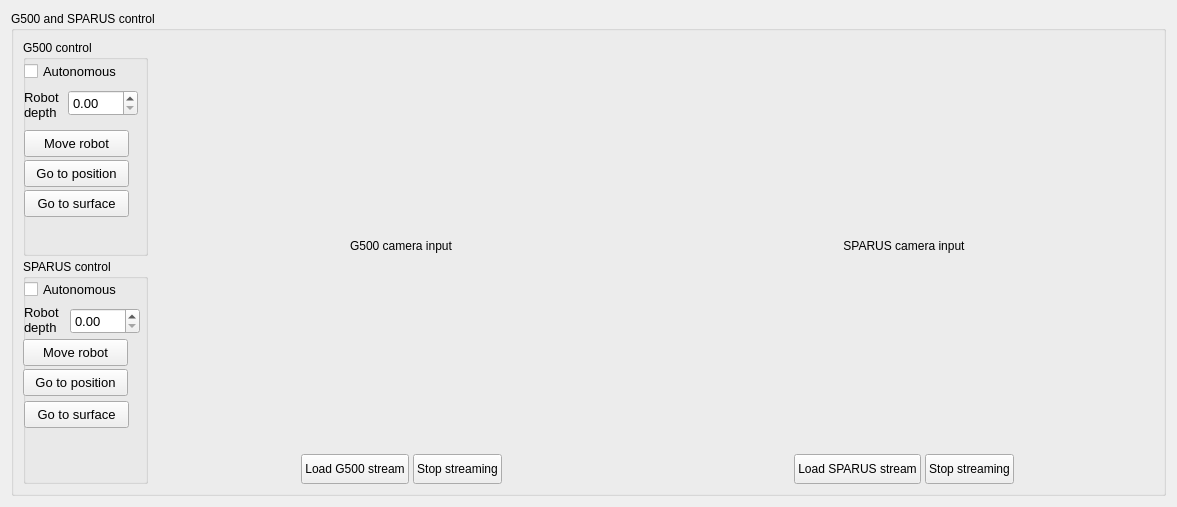
        <widget class="QWidget" name="mainTabs_vehicle">
         <attribute name="title">
          <string>Vehicle control</string>
         </attribute>
         <layout class="QVBoxLayout" name="verticalLayout_2">
          <item>
           <widget class="QGroupBox" name="groupBox_12">
            <property name="sizePolicy">
             <sizepolicy hsizetype="MinimumExpanding" vsizetype="Preferred">
              <horstretch>0</horstretch>
              <verstretch>0</verstretch>
             </sizepolicy>
            </property>
            <property name="title">
             <string>G500 and SPARUS control</string>
            </property>
            <layout class="QGridLayout" name="gridLayout_3">
             <item row="0" column="0">
              <layout class="QVBoxLayout" name="verticalLayout">
               <property name="spacing">
                <number>3</number>
               </property>
               <item>
                <layout class="QHBoxLayout" name="horizontalLayout">
                 <property name="spacing">
                  <number>3</number>
                 </property>
                 <property name="rightMargin">
                  <number>0</number>
                 </property>
                 <property name="bottomMargin">
                  <number>0</number>
                 </property>
                 <item>
                  <layout class="QVBoxLayout" name="verticalLayout_3">
                   <property name="spacing">
                    <number>3</number>
                   </property>
                   <property name="rightMargin">
                    <number>0</number>
                   </property>
                   <property name="bottomMargin">
                    <number>0</number>
                   </property>
                   <item>
                    <widget class="QGroupBox" name="groupBox">
                     <property name="sizePolicy">
                      <sizepolicy hsizetype="Fixed" vsizetype="Fixed">
                       <horstretch>0</horstretch>
                       <verstretch>0</verstretch>
                      </sizepolicy>
                     </property>
                     <property name="minimumSize">
                      <size>
                       <width>125</width>
                       <height>216</height>
                      </size>
                     </property>
                     <property name="font">
                      <font>
                       <underline>false</underline>
                      </font>
                     </property>
                     <property name="title">
                      <string>G500 control</string>
                     </property>
                     <widget class="QCheckBox" name="g500AutonomousCheckBox">
                      <property name="geometry">
                       <rect>
                        <x>1</x>
                        <y>21</y>
                        <width>112</width>
                        <height>21</height>
                       </rect>
                      </property>
                      <property name="minimumSize">
                       <size>
                        <width>0</width>
                        <height>20</height>
                       </size>
                      </property>
                      <property name="font">
                       <font>
                        <pointsize>10</pointsize>
                       </font>
                      </property>
                      <property name="text">
                       <string>Autonomous</string>
                      </property>
                     </widget>
                     <widget class="QLabel" name="label">
                      <property name="geometry">
                       <rect>
                        <x>1</x>
                        <y>49</y>
                        <width>71</width>
                        <height>31</height>
                       </rect>
                      </property>
                      <property name="sizePolicy">
                       <sizepolicy hsizetype="Preferred" vsizetype="Fixed">
                        <horstretch>0</horstretch>
                        <verstretch>30</verstretch>
                       </sizepolicy>
                      </property>
                      <property name="minimumSize">
                       <size>
                        <width>0</width>
                        <height>20</height>
                       </size>
                      </property>
                      <property name="font">
                       <font>
                        <pointsize>10</pointsize>
                       </font>
                      </property>
                      <property name="text">
                       <string>Robot
depth</string>
                      </property>
                     </widget>
                     <widget class="QDoubleSpinBox" name="g500DepthSpinBox">
                      <property name="geometry">
                       <rect>
                        <x>45</x>
                        <y>50</y>
                        <width>70</width>
                        <height>26</height>
                       </rect>
                      </property>
                      <property name="sizePolicy">
                       <sizepolicy hsizetype="Fixed" vsizetype="Fixed">
                        <horstretch>0</horstretch>
                        <verstretch>0</verstretch>
                       </sizepolicy>
                      </property>
                      <property name="minimumSize">
                       <size>
                        <width>70</width>
                        <height>20</height>
                       </size>
                      </property>
                      <property name="maximumSize">
                       <size>
                        <width>70</width>
                        <height>16777215</height>
                       </size>
                      </property>
                      <property name="font">
                       <font>
                        <pointsize>10</pointsize>
                       </font>
                      </property>
                      <property name="specialValueText">
                       <string/>
                      </property>
                     </widget>
                     <widget class="QPushButton" name="g500MoveRobotButton">
                      <property name="geometry">
                       <rect>
                        <x>1</x>
                        <y>90</y>
                        <width>105</width>
                        <height>27</height>
                       </rect>
                      </property>
                      <property name="sizePolicy">
                       <sizepolicy hsizetype="Fixed" vsizetype="Fixed">
                        <horstretch>0</horstretch>
                        <verstretch>0</verstretch>
                       </sizepolicy>
                      </property>
                      <property name="minimumSize">
                       <size>
                        <width>105</width>
                        <height>20</height>
                       </size>
                      </property>
                      <property name="maximumSize">
                       <size>
                        <width>105</width>
                        <height>16777215</height>
                       </size>
                      </property>
                      <property name="font">
                       <font>
                        <pointsize>10</pointsize>
                       </font>
                      </property>
                      <property name="text">
                       <string>Move robot</string>
                      </property>
                     </widget>
                     <widget class="QPushButton" name="g500GoToPositionButton">
                      <property name="geometry">
                       <rect>
                        <x>1</x>
                        <y>120</y>
                        <width>105</width>
                        <height>27</height>
                       </rect>
                      </property>
                      <property name="sizePolicy">
                       <sizepolicy hsizetype="Fixed" vsizetype="Fixed">
                        <horstretch>0</horstretch>
                        <verstretch>0</verstretch>
                       </sizepolicy>
                      </property>
                      <property name="minimumSize">
                       <size>
                        <width>105</width>
                        <height>20</height>
                       </size>
                      </property>
                      <property name="maximumSize">
                       <size>
                        <width>105</width>
                        <height>16777215</height>
                       </size>
                      </property>
                      <property name="font">
                       <font>
                        <pointsize>10</pointsize>
                       </font>
                      </property>
                      <property name="text">
                       <string>Go to position</string>
                      </property>
                     </widget>
                     <widget class="QPushButton" name="g500GoToSurfaceButton">
                      <property name="geometry">
                       <rect>
                        <x>1</x>
                        <y>150</y>
                        <width>105</width>
                        <height>27</height>
                       </rect>
                      </property>
                      <property name="sizePolicy">
                       <sizepolicy hsizetype="Fixed" vsizetype="Fixed">
                        <horstretch>0</horstretch>
                        <verstretch>0</verstretch>
                       </sizepolicy>
                      </property>
                      <property name="minimumSize">
                       <size>
                        <width>105</width>
                        <height>20</height>
                       </size>
                      </property>
                      <property name="maximumSize">
                       <size>
                        <width>105</width>
                        <height>16777215</height>
                       </size>
                      </property>
                      <property name="font">
                       <font>
                        <pointsize>10</pointsize>
                       </font>
                      </property>
                      <property name="text">
                       <string>Go to surface</string>
                      </property>
                     </widget>
                    </widget>
                   </item>
                   <item>
                    <widget class="QGroupBox" name="groupBox_3">
                     <property name="sizePolicy">
                      <sizepolicy hsizetype="Fixed" vsizetype="Fixed">
                       <horstretch>0</horstretch>
                       <verstretch>0</verstretch>
                      </sizepolicy>
                     </property>
                     <property name="minimumSize">
                      <size>
                       <width>125</width>
                       <height>225</height>
                      </size>
                     </property>
                     <property name="title">
                      <string>SPARUS control</string>
                     </property>
                     <widget class="QPushButton" name="sparusMoveRobotButton">
                      <property name="geometry">
                       <rect>
                        <x>0</x>
                        <y>80</y>
                        <width>105</width>
                        <height>27</height>
                       </rect>
                      </property>
                      <property name="sizePolicy">
                       <sizepolicy hsizetype="Fixed" vsizetype="Fixed">
                        <horstretch>0</horstretch>
                        <verstretch>0</verstretch>
                       </sizepolicy>
                      </property>
                      <property name="minimumSize">
                       <size>
                        <width>105</width>
                        <height>20</height>
                       </size>
                      </property>
                      <property name="maximumSize">
                       <size>
                        <width>105</width>
                        <height>16777215</height>
                       </size>
                      </property>
                      <property name="font">
                       <font>
                        <pointsize>10</pointsize>
                       </font>
                      </property>
                      <property name="text">
                       <string>Move robot</string>
                      </property>
                     </widget>
                     <widget class="QCheckBox" name="sparusAutonomousCheckBox">
                      <property name="geometry">
                       <rect>
                        <x>1</x>
                        <y>20</y>
                        <width>112</width>
                        <height>21</height>
                       </rect>
                      </property>
                      <property name="minimumSize">
                       <size>
                        <width>0</width>
                        <height>21</height>
                       </size>
                      </property>
                      <property name="font">
                       <font>
                        <pointsize>10</pointsize>
                       </font>
                      </property>
                      <property name="text">
                       <string>Autonomous</string>
                      </property>
                     </widget>
                     <widget class="QPushButton" name="sparusGoToPoseButton">
                      <property name="geometry">
                       <rect>
                        <x>0</x>
                        <y>110</y>
                        <width>105</width>
                        <height>27</height>
                       </rect>
                      </property>
                      <property name="sizePolicy">
                       <sizepolicy hsizetype="Fixed" vsizetype="Fixed">
                        <horstretch>0</horstretch>
                        <verstretch>0</verstretch>
                       </sizepolicy>
                      </property>
                      <property name="minimumSize">
                       <size>
                        <width>105</width>
                        <height>20</height>
                       </size>
                      </property>
                      <property name="maximumSize">
                       <size>
                        <width>105</width>
                        <height>16777215</height>
                       </size>
                      </property>
                      <property name="font">
                       <font>
                        <pointsize>10</pointsize>
                       </font>
                      </property>
                      <property name="text">
                       <string>Go to position</string>
                      </property>
                     </widget>
                     <widget class="QLabel" name="label_2">
                      <property name="geometry">
                       <rect>
                        <x>1</x>
                        <y>40</y>
                        <width>41</width>
                        <height>41</height>
                       </rect>
                      </property>
                      <property name="sizePolicy">
                       <sizepolicy hsizetype="Preferred" vsizetype="Fixed">
                        <horstretch>0</horstretch>
                        <verstretch>30</verstretch>
                       </sizepolicy>
                      </property>
                      <property name="minimumSize">
                       <size>
                        <width>0</width>
                        <height>21</height>
                       </size>
                      </property>
                      <property name="font">
                       <font>
                        <pointsize>10</pointsize>
                       </font>
                      </property>
                      <property name="text">
                       <string>Robot
depth</string>
                      </property>
                     </widget>
                     <widget class="QDoubleSpinBox" name="sparusDepthSpinBox">
                      <property name="geometry">
                       <rect>
                        <x>47</x>
                        <y>49</y>
                        <width>70</width>
                        <height>26</height>
                       </rect>
                      </property>
                      <property name="sizePolicy">
                       <sizepolicy hsizetype="Fixed" vsizetype="Fixed">
                        <horstretch>0</horstretch>
                        <verstretch>0</verstretch>
                       </sizepolicy>
                      </property>
                      <property name="minimumSize">
                       <size>
                        <width>70</width>
                        <height>20</height>
                       </size>
                      </property>
                      <property name="maximumSize">
                       <size>
                        <width>70</width>
                        <height>16777215</height>
                       </size>
                      </property>
                      <property name="font">
                       <font>
                        <pointsize>10</pointsize>
                       </font>
                      </property>
                     </widget>
                     <widget class="QPushButton" name="sparusGoToSurfaceButton">
                      <property name="geometry">
                       <rect>
                        <x>1</x>
                        <y>142</y>
                        <width>105</width>
                        <height>27</height>
                       </rect>
                      </property>
                      <property name="sizePolicy">
                       <sizepolicy hsizetype="Fixed" vsizetype="Fixed">
                        <horstretch>0</horstretch>
                        <verstretch>0</verstretch>
                       </sizepolicy>
                      </property>
                      <property name="minimumSize">
                       <size>
                        <width>105</width>
                        <height>20</height>
                       </size>
                      </property>
                      <property name="maximumSize">
                       <size>
                        <width>105</width>
                        <height>16777215</height>
                       </size>
                      </property>
                      <property name="font">
                       <font>
                        <pointsize>10</pointsize>
                       </font>
                      </property>
                      <property name="text">
                       <string>Go to surface</string>
                      </property>
                     </widget>
                    </widget>
                   </item>
                  </layout>
                 </item>
                 <item>
                  <layout class="QVBoxLayout" name="g500StreamLayout">
                   <property name="spacing">
                    <number>2</number>
                   </property>
                   <property name="bottomMargin">
                    <number>0</number>
                   </property>
                   <item>
                    <widget class="QLabel" name="g500StreamView">
                     <property name="sizePolicy">
                      <sizepolicy hsizetype="Expanding" vsizetype="Expanding">
                       <horstretch>0</horstretch>
                       <verstretch>0</verstretch>
                      </sizepolicy>
                     </property>
                     <property name="minimumSize">
                      <size>
                       <width>500</width>
                       <height>295</height>
                      </size>
                     </property>
                     <property name="text">
                      <string>G500 camera input</string>
                     </property>
                     <property name="alignment">
                      <set>Qt::AlignCenter</set>
                     </property>
                    </widget>
                   </item>
                   <item>
                    <layout class="QHBoxLayout" name="g500StreamButtonLayout">
                     <property name="spacing">
                      <number>4</number>
                     </property>
                     <property name="bottomMargin">
                      <number>0</number>
                     </property>
                     <item>
                      <spacer name="horizontalSpacer_2">
                       <property name="orientation">
                        <enum>Qt::Horizontal</enum>
                       </property>
                       <property name="sizeHint" stdset="0">
                        <size>
                         <width>40</width>
                         <height>20</height>
                        </size>
                       </property>
                      </spacer>
                     </item>
                     <item>
                      <widget class="QPushButton" name="g500LoadStreamButton">
                       <property name="minimumSize">
                        <size>
                         <width>0</width>
                         <height>30</height>
                        </size>
                       </property>
                       <property name="maximumSize">
                        <size>
                         <width>16777215</width>
                         <height>30</height>
                        </size>
                       </property>
                       <property name="text">
                        <string>Load G500 stream</string>
                       </property>
                      </widget>
                     </item>
                     <item>
                      <widget class="QPushButton" name="g500StopStreamButton">
                       <property name="minimumSize">
                        <size>
                         <width>0</width>
                         <height>30</height>
                        </size>
                       </property>
                       <property name="maximumSize">
                        <size>
                         <width>16777215</width>
                         <height>30</height>
                        </size>
                       </property>
                       <property name="text">
                        <string>Stop streaming</string>
                       </property>
                      </widget>
                     </item>
                     <item>
                      <spacer name="horizontalSpacer">
                       <property name="orientation">
                        <enum>Qt::Horizontal</enum>
                       </property>
                       <property name="sizeHint" stdset="0">
                        <size>
                         <width>40</width>
                         <height>20</height>
                        </size>
                       </property>
                      </spacer>
                     </item>
                    </layout>
                   </item>
                  </layout>
                 </item>
                 <item>
                  <layout class="QVBoxLayout" name="sparusStreamLayout">
                   <property name="spacing">
                    <number>2</number>
                   </property>
                   <property name="rightMargin">
                    <number>0</number>
                   </property>
                   <property name="bottomMargin">
                    <number>0</number>
                   </property>
                   <item>
                    <widget class="QLabel" name="sparusStreamView">
                     <property name="sizePolicy">
                      <sizepolicy hsizetype="Expanding" vsizetype="Expanding">
                       <horstretch>0</horstretch>
                       <verstretch>0</verstretch>
                      </sizepolicy>
                     </property>
                     <property name="minimumSize">
                      <size>
                       <width>500</width>
                       <height>295</height>
                      </size>
                     </property>
                     <property name="text">
                      <string>SPARUS camera input</string>
                     </property>
                     <property name="alignment">
                      <set>Qt::AlignCenter</set>
                     </property>
                    </widget>
                   </item>
                   <item>
                    <layout class="QHBoxLayout" name="sparusStreamButtonLayout">
                     <property name="spacing">
                      <number>4</number>
                     </property>
                     <property name="rightMargin">
                      <number>0</number>
                     </property>
                     <property name="bottomMargin">
                      <number>0</number>
                     </property>
                     <item>
                      <spacer name="horizontalSpacer_4">
                       <property name="orientation">
                        <enum>Qt::Horizontal</enum>
                       </property>
                       <property name="sizeHint" stdset="0">
                        <size>
                         <width>40</width>
                         <height>20</height>
                        </size>
                       </property>
                      </spacer>
                     </item>
                     <item>
                      <widget class="QPushButton" name="sparusLoadStreamButton">
                       <property name="minimumSize">
                        <size>
                         <width>0</width>
                         <height>30</height>
                        </size>
                       </property>
                       <property name="maximumSize">
                        <size>
                         <width>16777215</width>
                         <height>30</height>
                        </size>
                       </property>
                       <property name="text">
                        <string>Load SPARUS stream</string>
                       </property>
                      </widget>
                     </item>
                     <item>
                      <widget class="QPushButton" name="sparusStopStreamButton">
                       <property name="minimumSize">
                        <size>
                         <width>0</width>
                         <height>30</height>
                        </size>
                       </property>
                       <property name="maximumSize">
                        <size>
                         <width>16777215</width>
                         <height>30</height>
                        </size>
                       </property>
                       <property name="text">
                        <string>Stop streaming</string>
                       </property>
                      </widget>
                     </item>
                     <item>
                      <spacer name="horizontalSpacer_3">
                       <property name="orientation">
                        <enum>Qt::Horizontal</enum>
                       </property>
                       <property name="sizeHint" stdset="0">
                        <size>
                         <width>40</width>
                         <height>20</height>
                        </size>
                       </property>
                      </spacer>
                     </item>
                    </layout>
                   </item>
                  </layout>
                 </item>
                </layout>
               </item>
              </layout>
             </item>
            </layout>
           </widget>
          </item>
         </layout>
        </widget>
